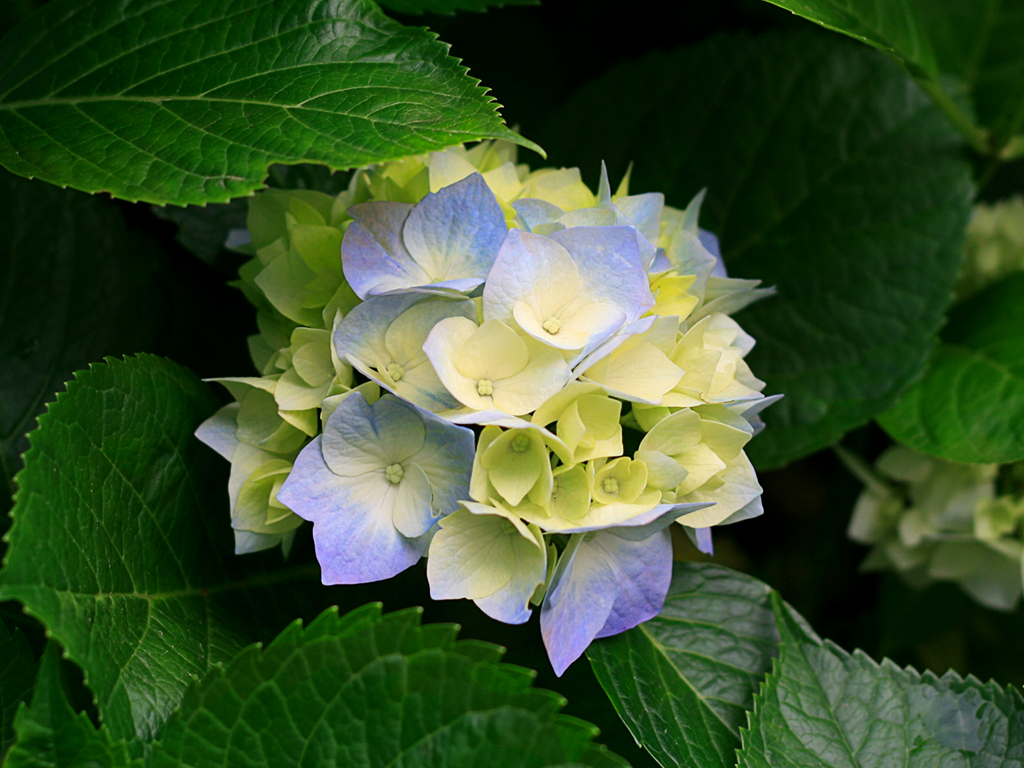
#> input picture coco.jpg, 1024 x 768 px
$ jupyter execute edgesobel.ipynb
#> lines starting #> are read from the running program, lines starting #| are printed output that depends on the picture
[cell 1]
import numpy as np
import cv2
import matplotlib.pyplot as plt

[cell 2]
image=cv2.imread('coco.jpg',0)
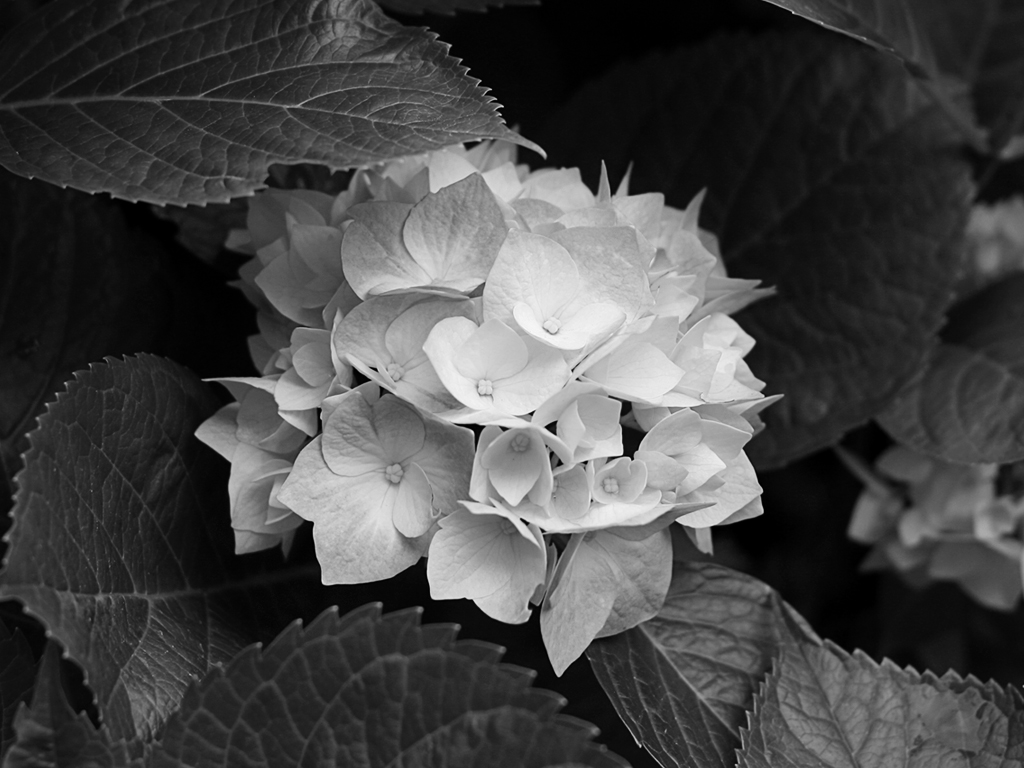
#> image: shape (768, 1024); min 0, max 248, mean 69.8

[cell 3]
plt.imshow(image)

[cell 4]
rows,cols=np.shape(image)
#> rows = 768; cols = 1024

[cell 5]
sobel=np.zeros(shape=(rows,cols))

[cell 6]
Gx = np.array([[1.0, 0.0, -1.0], [2.0, 0.0, -2.0], [1.0, 0.0, -1.0]])
Gy = np.array([[1.0, 2.0, 1.0], [0.0, 0.0, 0.0], [-1.0, -2.0, -1.0]])

[cell 7]
for i in range(rows-2):
    for j in range(cols-2):
        gx=np.sum(np.multiply(Gx,image[i:i+3,j:j+3]))
        gy=np.sum(np.multiply(Gy,image[i:i+3,j:j+3]))
        sobel[i+1,j+1]=np.sqrt(gx**2+gy**2)
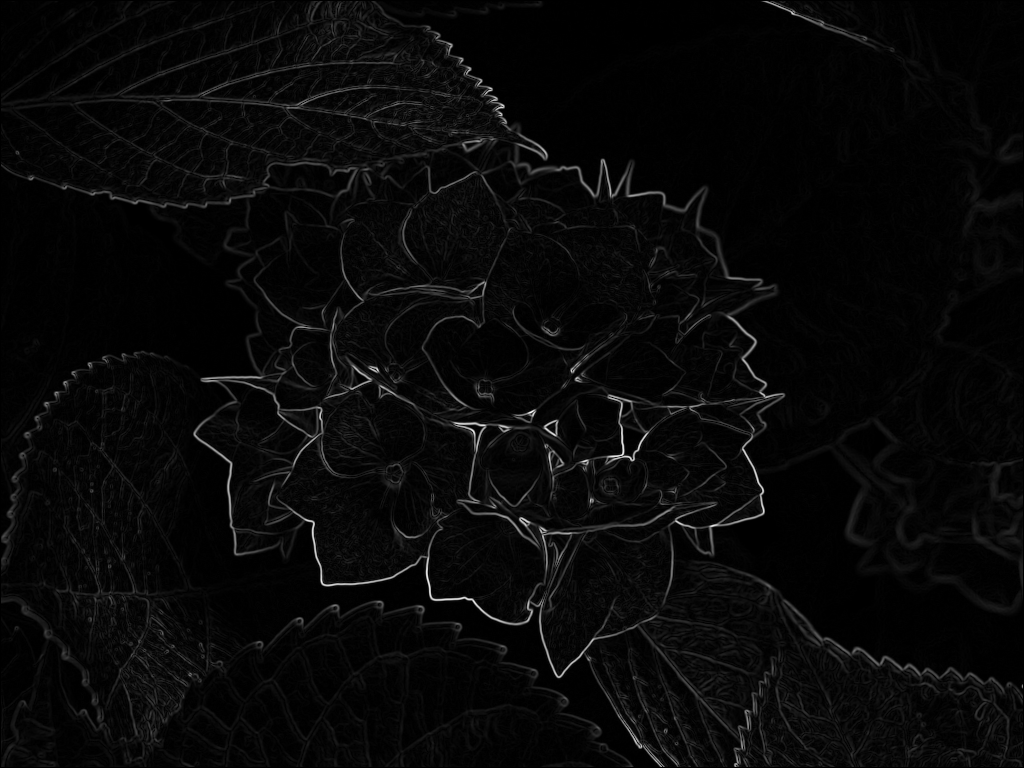
#> sobel: shape (768, 1024) float64; min 0, max 948.2, mean 32.4; drawn with min black and max white

$ run again, with image1.jpg copied over coco.jpg
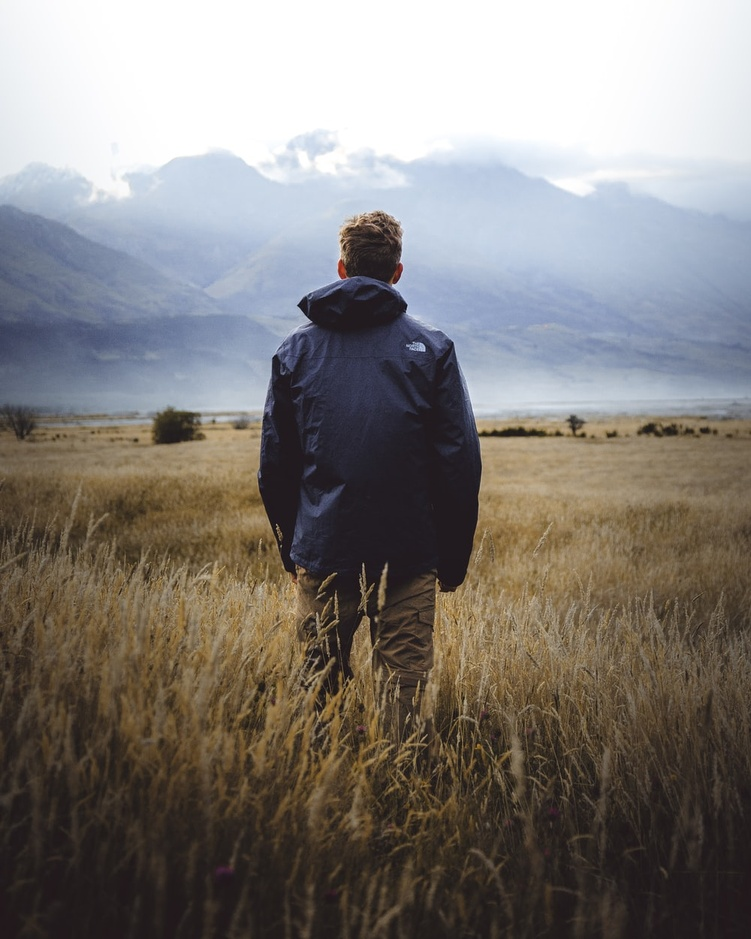
#> input picture image1.jpg, 751 x 939 px, shrunk from 1000 x 1250 before the run
#> `image=cv2.imread('coco.jpg',0)`:
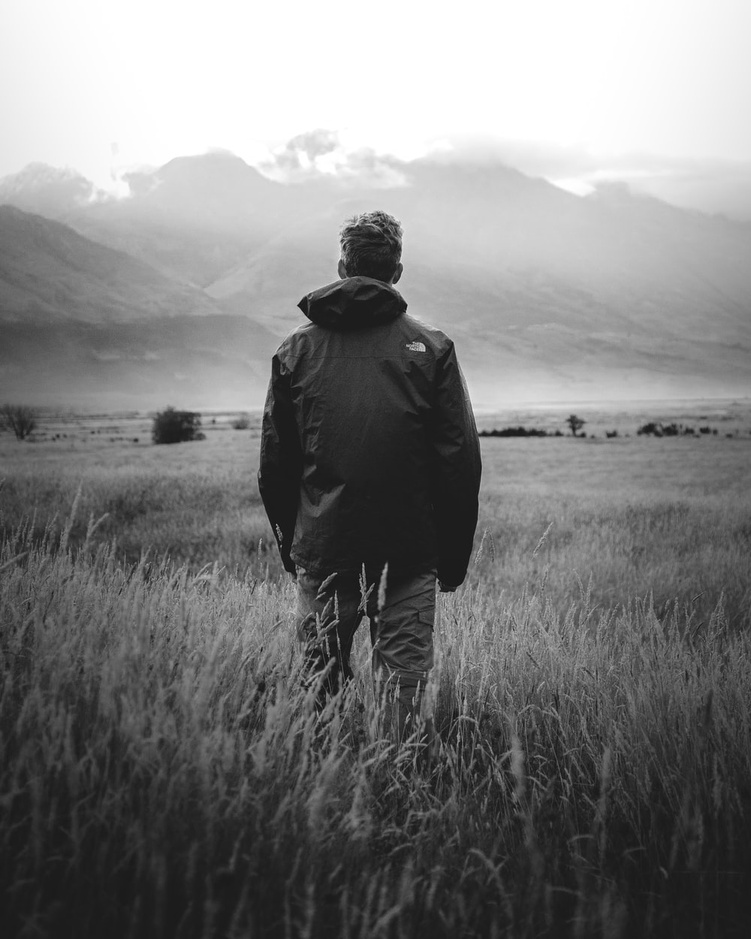
#> image: shape (939, 751); min 11, max 255, mean 126.6
#> after the loop `for i in range(rows-2):`:
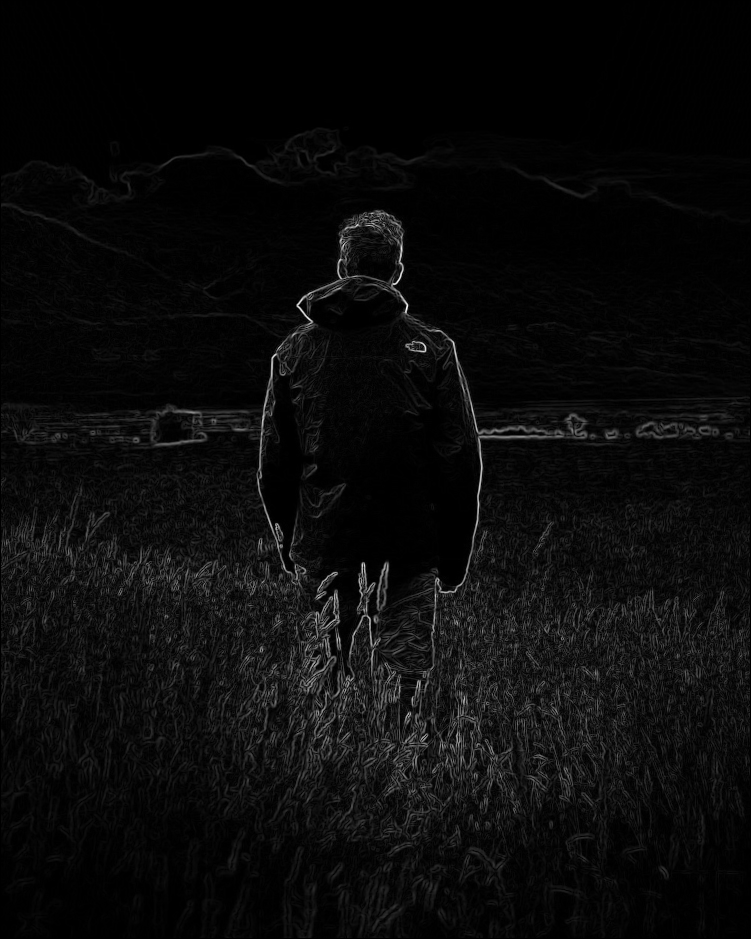
#> sobel: shape (939, 751) float64; min 0, max 722, mean 31.4; drawn with min black and max white

$ run again, with FYZL.png saved as coco.jpg
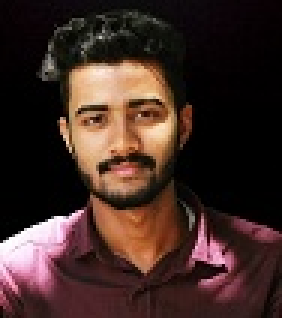
#> input picture FYZL.png, 94 x 106 px (shown 3 times larger)
#> `image=cv2.imread('coco.jpg',0)`:
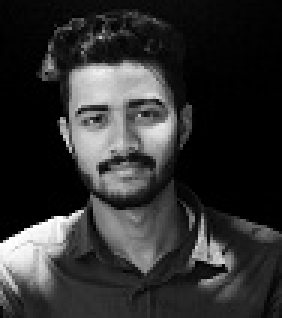
#> image: shape (106, 94) (shown 3 times larger); min 0, max 255, mean 48
#> after the loop `for i in range(rows-2):`:
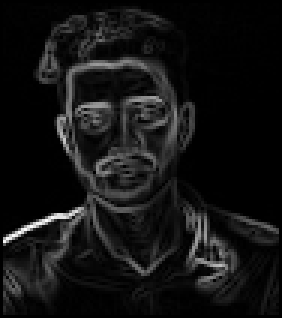
#> sobel: shape (106, 94) float64 (shown 3 times larger); min 0, max 1128.3, mean 86.7; drawn with min black and max white
